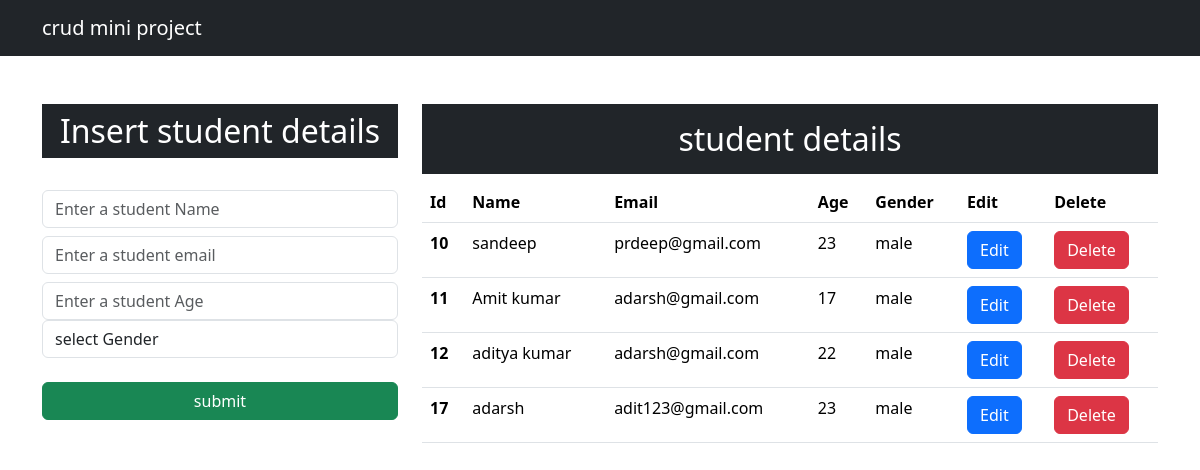
The page / on the database its author committed.
### app/models.py (models this page shows)
class Student(models.Model):
    name=models.CharField(max_length=25,blank=False,null=False)
    email=models.EmailField()
    age=models.IntegerField()
    gender=models.CharField(max_length=25,blank=False,null=False)
    def __str__(self):
        return self.name

### app/views.py (the view)
# urls.py: path('',views.index,name="index"),
def index(request):
    data=Student.objects.all()
    print(data)
    context={"data":data}
    return render(request,"index.html",context)

### templates/index.html (shortened to what this page needs)
<!doctype html>
<html lang="en">
<head>
    <link href="https://cdn.jsdelivr.net/npm/bootstrap@5.3.1/dist/css/bootstrap.min.css" rel="stylesheet"
>
</head>
<body>
    <nav class="navbar navbar-extand-lg navbar-dark bg-dark">
        <div class="container-md text-center">
            <a class="navbar-brand" href="/">crud mini project</a>
        </div>
    </nav>
    <div class="container mt-5">
        <div class="row">
            <div class="col-md-4">
                <h2 class="text-white bg-dark text-center p-2">Insert student details</h2>
                <br>
                <form action="/insert" method="post">{% csrf_token %}
                    <div class="form-group">
                        <input type="text" class="form-control" placeholder="Enter a student Name" name=name required>
                    </div>
                    <div class="form-group">
                        <input type="email" class="form-control mt-2" placeholder="Enter a student email" name=email
                            required>
                    </div>
                    <div class="form-group">
                        <input type="number" class="form-control mt-2" placeholder="Enter a student Age" name=age
                            required>
                        <div class="form-group ">
                            <select id="gender" class="form-control" name="gender" required>
                                <option selected>select Gender</option>
                            </select>
                        </div>
                    </div>
                    <br>
                    <div class="d-grid gap-2">
                        <button class="btn btn-success" type="submit">submit</button>
                      </div>
                </form>
            </div>
            <div class="col-md-8">
            <h2 class="text-center text-white bg-dark p-3"> student details</h2>
            <table class="table">
                <thead>
                  <tr>
                    <th scope="col">Id</th>
                    <th scope="col">Name</th>
                    <th scope="col">Email</th>
                    <th scope="col">Age</th>
                    <th scope="col">Gender</th>
                    <th scope="col">Edit</th>
                    <th scope="col">Delete</th>
                  </tr>
                </thead>
                <tbody>
                    {% for d in data %}
                  <tr>
                    <th scope="row"> {{d.id}}</th>
                    <td>{{d.name}}</td>
                    <td>{{d.email}}</td>
                    <td>{{d.age}}</td>
                    <td>{{d.gender}}</td>
                    <td><a type="button" href="/update/ {{d.id}}" class="btn btn-primary">Edit</a></td>
                    <td><a type="button" href="/delete/{{d.id}}" class="btn btn-danger">Delete</a></td>
                  </tr>
                  {% endfor %}
                </tbody>
              </table>
            </div>
        </div>
    </div>
</body>
</html>

### rows shown on the page
Student: id "10", name "sandeep", email "prdeep@gmail.com", age "23", gender "male"
Student: id "11", name "Amit kumar", email "adarsh@gmail.com", age "17", gender "male"
Student: id "12", name "aditya kumar", email "adarsh@gmail.com", age "22", gender "male"
Student: id "17", name "adarsh", email "adit123@gmail.com", age "23", gender "male"
